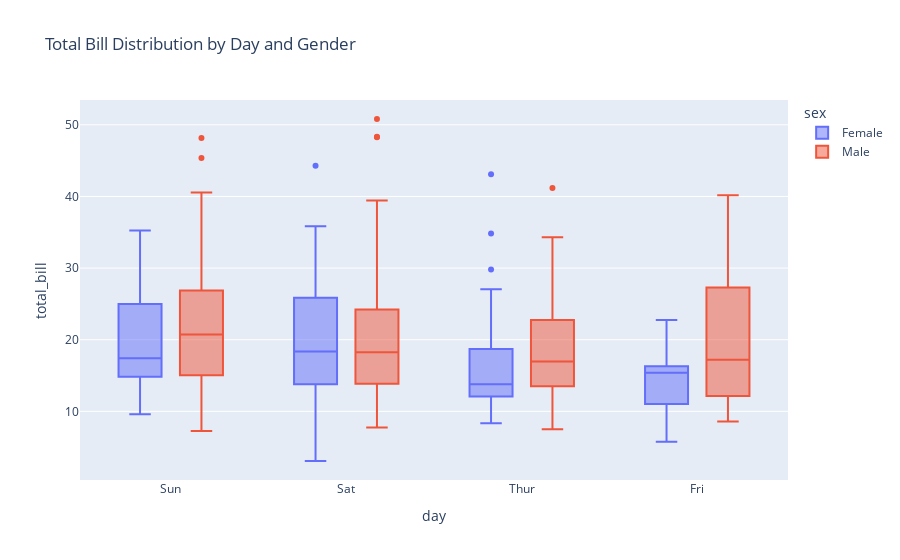

The notebook cell this image was saved under:
### Code cell
# Box plot example
fig = px.box(df, x='day', y='total_bill', color='sex', title='Total Bill Distribution by Day and Gender')
fig.show()

### Figure 1 — Plotly figure (JSON) as saved in the notebook; plotly's stock layout.template omitted (floating-point values rounded to 4 significant figures; data arrays with more than 128 entries replaced by an {"elided": "..."} marker saying what was removed)
{"data": [{"alignmentgroup": "True", "hovertemplate": "sex=Female<br>day=%{x}<br>total_bill=%{y}<extra></extra>", "legendgroup": "Female", "marker": {"color": "#636efa"}, "name": "Female", "notched": false, "offsetgroup": "Female", "orientation": "v", "showlegend": true, "type": "box", "x": ["Sun", "Sun", "Sun", "Sun", "Sun", "Sun", "Sat", "Sat", "Sat", "Sat", "Sat", "Sat", "Sun", "Sun", "Sat", "Sat", "Sat", "Sat", "Sat", "Sat", "Sat", "Thur", "Thur", "Fri", "Fri", "Fri", "Fri", "Fri", "Sat", "Sat", "Sat", "Sat", "Sat", "Sun", "Sun", "Thur", "Thur", "Thur", "Thur", "Thur", "Thur", "Thur", "Thur", "Thur", "Thur", "Thur", "Thur", "Thur", "Thur", "Thur", "Thur", "Thur", "Thur", "Thur", "Thur", "Thur", "Thur", "Sun", "Sun", "Sun", "Sun", "Sun", "Sat", "Sat", "Sun", "Sun", "Sun", "Thur", "Thur", "Thur", "Thur", "Thur", "Thur", "Thur", "Sat", "Sat", "Sat", "Sat", "Sat", "Fri", "Fri", "Fri", "Fri", "Sat", "Sat", "Sat", "Thur"], "x0": " ", "xaxis": "x", "y": [16.99, 24.59, 35.26, 14.83, 10.33, 16.97, 20.29, 15.77, 19.65, 15.06, 20.69, 16.93, 10.29, 34.81, 26.41, 16.45, 3.07, 17.07, 26.86, 25.28, 14.73, 10.07, 34.83, 5.75, 16.32, 22.75, 11.35, 15.38, 44.3, 22.42, 20.92, 14.31, 7.25, 25.71, 17.31, 10.65, 12.43, 24.08, 13.42, 12.48, 29.8, 14.52, 11.38, 20.27, 11.17, 12.26, 18.26, 8.51, 10.33, 14.15, 13.16, 17.47, 27.05, 16.43, 8.35, 18.64, 11.87, 29.85, 25.0, 13.39, 16.21, 17.51, 10.59, 10.63, 9.6, 20.9, 18.15, 19.81, 43.11, 13.0, 12.74, 13.0, 16.4, 16.47, 12.76, 13.27, 28.17, 12.9, 30.14, 13.42, 15.98, 16.27, 10.09, 22.12, 35.83, 27.18, 18.78], "y0": " ", "yaxis": "y"}, {"alignmentgroup": "True", "hovertemplate": "sex=Male<br>day=%{x}<br>total_bill=%{y}<extra></extra>", "legendgroup": "Male", "marker": {"color": "#EF553B"}, "name": "Male", "notched": false, "offsetgroup": "Male", "orientation": "v", "showlegend": true, "type": "box", "x": {"elided": "157 str values"}, "x0": " ", "xaxis": "x", "y": {"elided": "157 float values"}, "y0": " ", "yaxis": "y"}], "layout": {"boxmode": "group", "legend": {"title": {"text": "sex"}, "tracegroupgap": 0}, "title": {"text": "Total Bill Distribution by Day and Gender"}, "xaxis": {"anchor": "y", "domain": [0, 1], "title": {"text": "day"}}, "yaxis": {"anchor": "x", "domain": [0, 1], "title": {"text": "total_bill"}}}}
